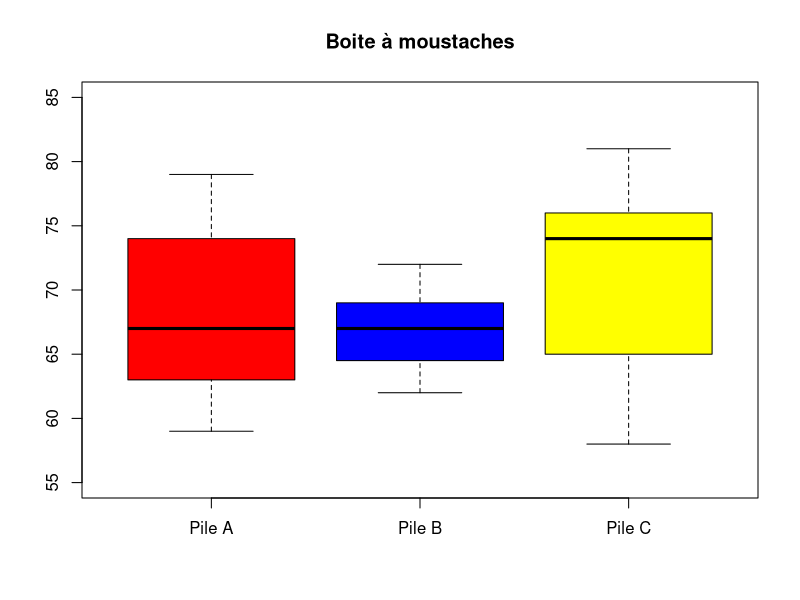

This figure's R source:
#Construction du jeu de données

A = c(63,59,63,65,79,63,76,64,62,74,74,77,78,69,64,74,71,63,74,64)
B = c(64,69,67,67,66,70,68,62,69,65,64,69,72,68,72,64,69,67,65,63)
C = c(65,58,65,76,68,75,77,64,75,78,58,68,73,76,76,59,65,75,77,81)


#Indicateur statistique

marque <- c("A","B","C")

moyenne <-c(mean(A),mean(B),mean(C))

#Calcul du mode
getmode <- function(v) {
  uniqv <- unique(v)
  uniqv[which.max(tabulate(match(v, uniqv)))]
}

mode <- c(getmode(A),getmode(B),getmode(C))

ecartype <-c(sd(A),sd(B),sd(C))

etendu <- c(max(A)-min(A),max(B)-min(B),max(C)-min(C))

quantile1 <- c(quantile(A,na.rm = T,probs = c(0.25)),
              quantile(B,na.rm = T,probs = c(0.25)),
              quantile(C,na.rm = T,probs = c(0.25)))

quantile2 <- c(quantile(A,na.rm = T,probs = c(0.75)),
               quantile(B,na.rm = T,probs = c(0.75)),
               quantile(C,na.rm = T,probs = c(0.75)))

mediane <- c(median(A),median(B),median(C))

coefvar <-c(sd(A)/mean(A),sd(B)/mean(B),sd(C)/mean(C))

###Regroupement dans un tableau 


valeurs <- rbind(moyenne,mode,ecartype,quantile1,mediane,quantile2,etendu,coefvar)


#mettre les noms
colnames(valeurs) = c("A","B","C")
rownames(valeurs) = c("moyenne",
                      "mode",
                      "écart-type",
                      "Quantile_25%",
                      "médiane",
                      "quantile_75%",
                      "étendu",
                      "coef_variation")

valeurs




### Question 2 ###

#boite à moustache

boxplot(A,B,C,
        col=c("red","blue","yellow"),
        main="Boite à moustaches",
        names=c("Pile A","Pile B","Pile C")
        , ylim=c(55,85))

